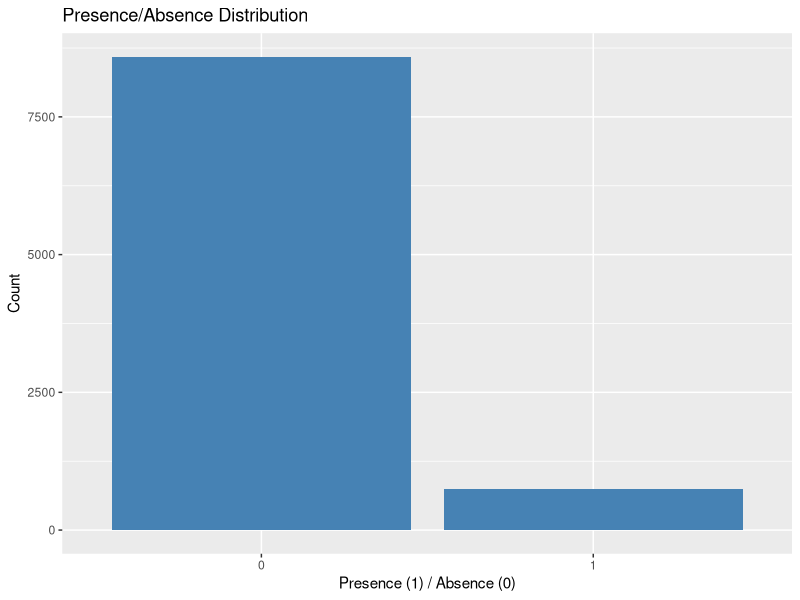
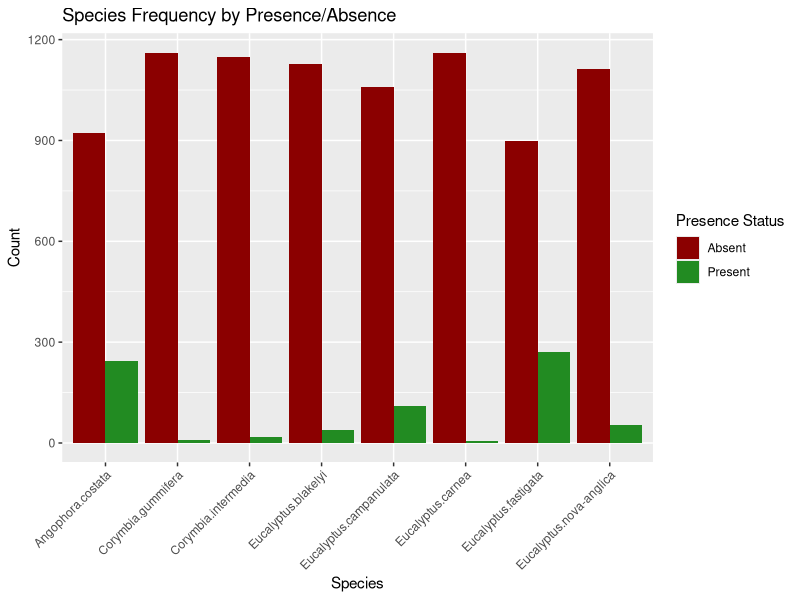
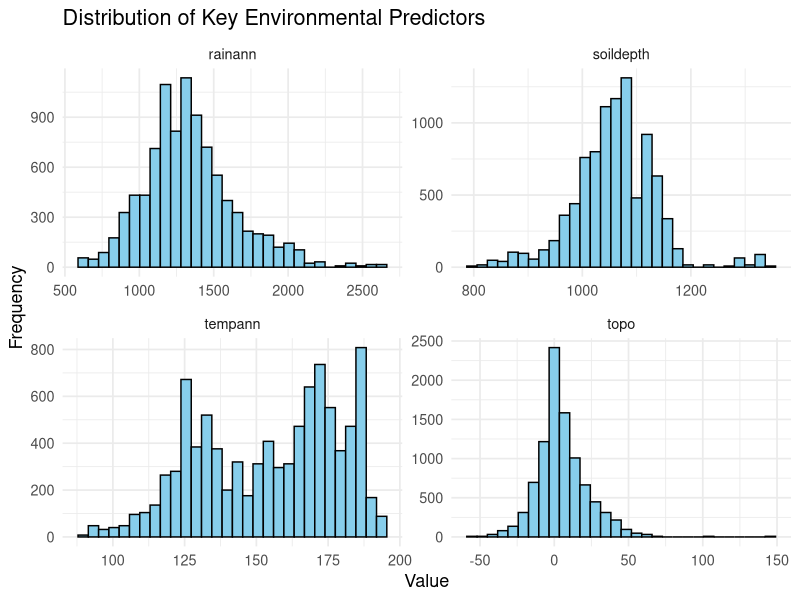
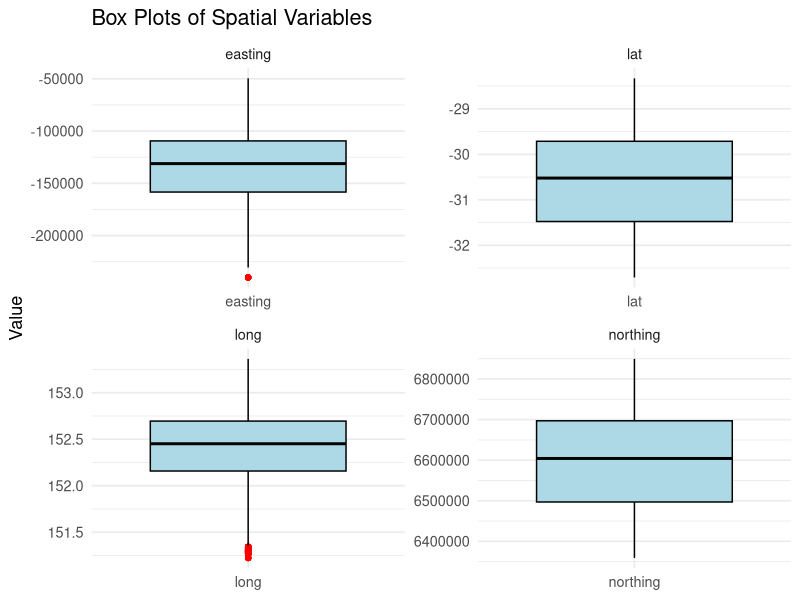
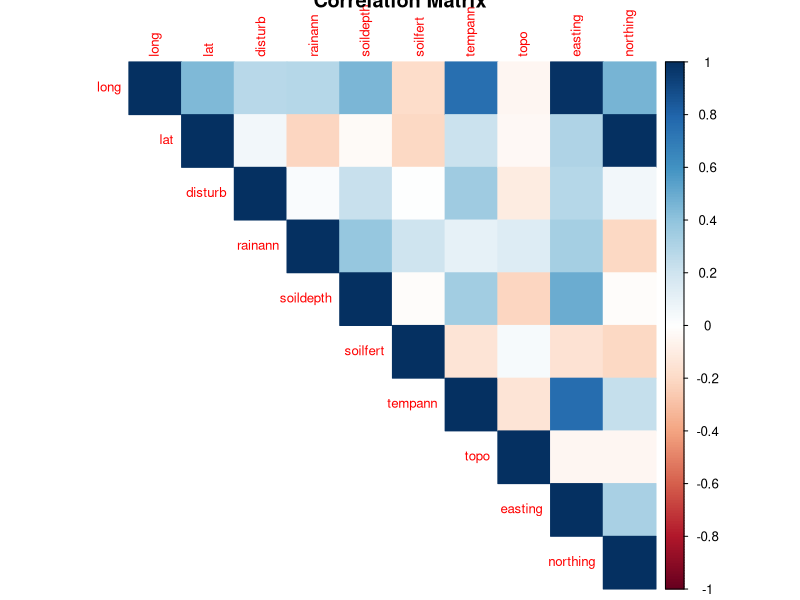
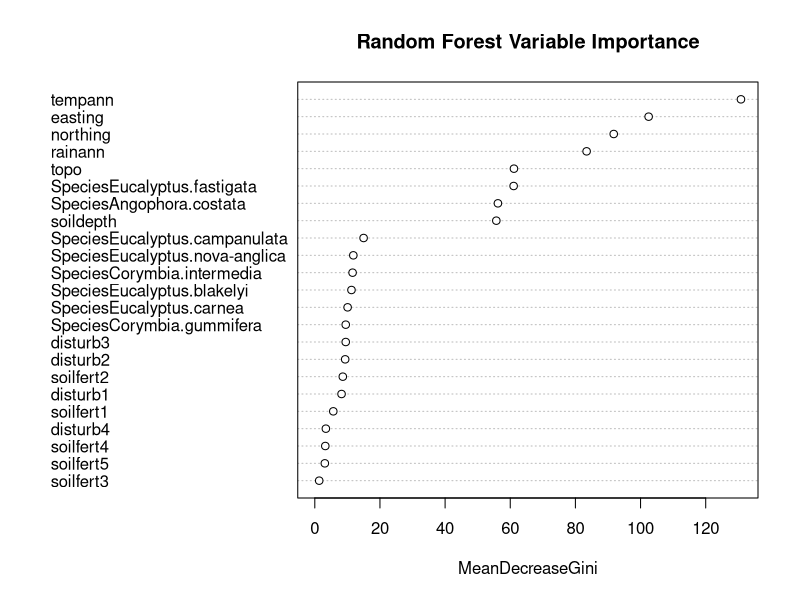
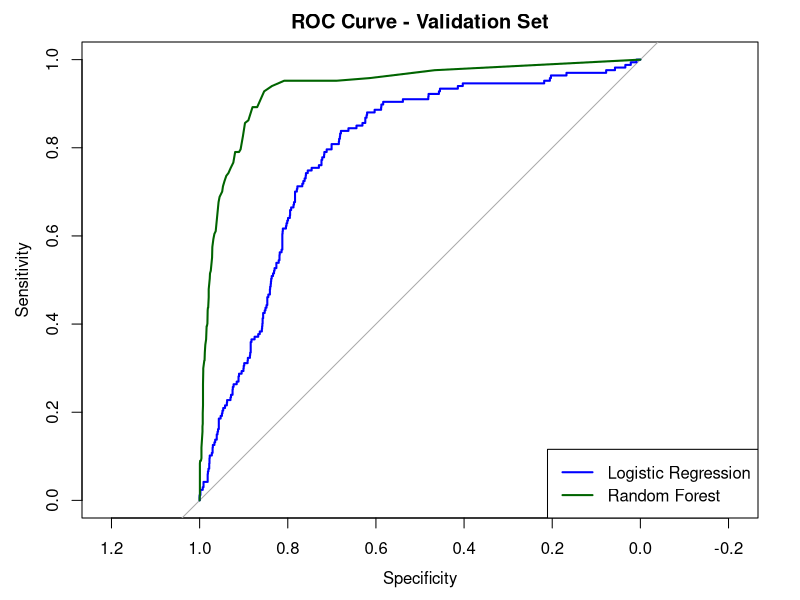

Recreate these plots in R, in order.
setwd("C:/Users/tangl/Desktop/250606_SDM")

# Load required libraries
library(tidyverse)
library(caret)
library(randomForest)
library(pROC)
library(Metrics)
library(corrplot)
library(reshape2)
library(dplyr)

# install.packages("corrplot")

# Step 1: Load data
train <- read.csv("train.csv")
test <- read.csv("test.csv")

# Step 2: Exploratory Data Analysis (EDA)
## general information
str(train)
str(test)

#Table 1 and 2
summary(train)
summary(test)
range(train$tempann)

# Table 3 - Frequency and Correlation of Species Co-occurrence Variables
# Count frequency of each species
species_freq <- train %>%
  group_by(Species) %>%
  summarise(
    Presence_Count = sum(pres.abs == 1),
    Total_Count = n(),
    Correlation_with_Target = round(cor(as.numeric(pres.abs), as.numeric(Species == unique(Species)[1])), 3) # temporary placeholder
  ) %>%
  ungroup()
# Update correlation values for each species
species_freq$Correlation_with_Target <- sapply(unique(train$Species), function(sp) {
  cor(as.numeric(train$Species == sp), train$pres.abs)
})
# Round correlation for display
species_freq$Correlation_with_Target <- round(species_freq$Correlation_with_Target, 3)
# Arrange by descending correlation
table3 <- species_freq %>%
  arrange(desc(Correlation_with_Target))
# View table
print(table3)


## Fig.1 Target distribution
ggplot(train, aes(x = factor(pres.abs))) +
  geom_bar(fill = "steelblue") +
  labs(title = "Presence/Absence Distribution", x = "Presence (1) / Absence (0)", y = "Count")

## Fig.2 Species distribution
# Convert pres.abs to factor for grouped fill
train1 <- train
train1$pres.abs <- factor(train$pres.abs, labels = c("Absent", "Present"))
ggplot(train1, aes(x = Species, fill = pres.abs)) +
  geom_bar(position = "dodge") +
  scale_fill_manual(values = c("darkred", "forestgreen")) +
  theme(axis.text.x = element_text(angle = 45, hjust = 1)) +
  labs(title = "Species Frequency by Presence/Absence",
       x = "Species", y = "Count", fill = "Presence Status")


# Fig.3 histogram 
# Select key environmental variables
env_vars <- train %>%
  dplyr::select(tempann, rainann, soildepth, topo)
str(env_vars)
# Convert to long format for facet plotting
env_long <- env_vars %>%
  pivot_longer(cols = everything(), names_to = "Variable", values_to = "Value")
str(env_long)
# Plot using density or histogram (use one or the other depending on clarity)
ggplot(env_long, aes(x = Value)) +
  geom_histogram(fill = "skyblue", color = "black", bins = 30) +
  facet_wrap(~Variable, scales = "free", ncol = 2) +
  theme_minimal(base_size = 13) +
  labs(title = "Distribution of Key Environmental Predictors",
       x = "Value", y = "Frequency")


# Fig 4. Box plot 
# Select spatial variables
spatial_vars <- train %>%
  dplyr::select(long, lat, easting, northing)
# Reshape to long format
spatial_long <- spatial_vars %>%
  pivot_longer(cols = everything(), names_to = "Variable", values_to = "Value")
# Create boxplots
# Faceted box plots
ggplot(spatial_long, aes(x = Variable, y = Value)) +
  geom_boxplot(fill = "lightblue", color = "black", outlier.color = "red") +
  facet_wrap(~Variable, scales = "free", ncol = 2) +
  theme_minimal(base_size = 13) +
  labs(title = "Box Plots of Spatial Variables",
       x = NULL, y = "Value")


# Fig 5. Correlation
## Correlation matrix (numeric features only)
num_vars <- train %>%
  dplyr::select(where(is.numeric)) %>%
  dplyr::select(-id, -plot, -pres.abs)  # exclude ID columns and target

corr_matrix <- cor(num_vars)
corrplot(corr_matrix, method = "color", type = "upper", tl.cex = 0.8, title = "Correlation Matrix")


# Step 3: Preprocessing
## One-hot encode Species
train$Species <- as.factor(train$Species)
test$Species <- as.factor(test$Species)

train$disturb <- as.factor(train$disturb)
test$disturb <- as.factor(test$disturb)

train$soilfert <- as.factor(train$soilfert)
test$soilfert <- as.factor(test$soilfert)

str(train)
str(test)

train <- cbind(train, model.matrix(~Species - 1, train))
test <- cbind(test, model.matrix(~Species - 1, test))

train <- cbind(train, model.matrix(~disturb - 1, train))
test <- cbind(test, model.matrix(~disturb - 1, test))

train <- cbind(train, model.matrix(~soilfert - 1, train))
test <- cbind(test, model.matrix(~soilfert - 1, test))

str(train)
str(test)

summary(train)
summary(test)

## Feature set
features <- c("rainann", "soildepth", "tempann", "topo", "easting", "northing", 
              grep("^Species", names(train), value = TRUE),
              grep("^disturb", names(train), value = TRUE),
              grep("^soilfert", names(train), value = TRUE))
features
features <-  features[-7]
features
features <-  features[-15]
features
features <-  features[-19]
features

## Align test features with train
missing_cols <- setdiff(features, names(test))
missing_cols
test[missing_cols] <- 0  # add missing dummies with 0

# Step 4: Train-test split
set.seed(42)
split <- createDataPartition(train$pres.abs, p = 0.8, list = FALSE)
train_train <- train[split, ]
train_val <- train[-split, ]

# Step 5: Modeling
## Logistic Regression
log_model <- glm(pres.abs ~ ., data = train_train[, c("pres.abs", features)], family = binomial)
summary(log_model)

#Logistic Regression Coefficients and Interpretation
# Display coefficients
summary(log_model)$coefficients
# p-present probabality, odds = p/(1-p), log(p/(1-p))
# Interpretation: The coefficient represents the log odds change of pres.abs = 1 (i.e., presence) 
## for a one-unit increase in the predictor, holding others constant.

#To convert log-odds to odds ratios:
exp(coef(log_model))  # Odds Ratios
## Example:   If tempann has a coefficient of 0.003:
###  Log-odds ??? by 0.003 per 1-unit increase in tempann
### Odds Ratio = exp(0.003) ???  1.003 ??? an 103% increase in odds of presence per 
### unit of temperature.
### odds ratio = p/(1-p) = 1.003

#prediction
log_probs <- predict(log_model, newdata = train_val[, features], type = "response")
log_loss_val <- logLoss(train_val$pres.abs, log_probs)


## Random Forest
# Use matrix interface to avoid formula parsing errors
rf_model <- randomForest(x = train_train[, features], 
                         y = as.factor(train_train$pres.abs), 
                         ntree = 100)
rf_model

# random Forest Variable Importance
# Get importance scores
importance_values <- importance(rf_model)
# Plot variable importance
varImpPlot(rf_model, main = "Random Forest Variable Importance")
## Interpretation:  Higher MeanDecreaseGini means the variable splits nodes better, 
### increasing model purity. 
## Important variables contribute more to reducing classification error.

# Predict on Validation Set 
rf_probs <- predict(rf_model, newdata = train_val[, features], type = "prob")[, 2]

# Clip probabilities
rf_probs_clipped <- pmin(pmax(rf_probs, 1e-15), 1 - 1e-15) # Clip probabilities to avoid log(0)
# Compute log-loss again
rf_log_loss <- logLoss(train_val$pres.abs, rf_probs_clipped)


# Step 6: Evaluate
#6.1 Log Loss
cat("Logistic Regression Log Loss:", round(log_loss_val, 4), "\n")
cat("Random Forest Log Loss:", round(rf_log_loss, 4), "\n")

# 6.2. Plot ROC Curves
library(pROC)

# ROC for Logistic Regression
roc_log <- roc(train_val$pres.abs, log_probs)
# ROC for Random Forest
roc_rf <- roc(train_val$pres.abs, rf_probs_clipped)

# Plot ROC
plot(roc_log, col = "blue", lwd = 2, main = "ROC Curve - Validation Set")
lines(roc_rf, col = "darkgreen", lwd = 2)
legend("bottomright", legend = c("Logistic Regression", "Random Forest"),
       col = c("blue", "darkgreen"), lwd = 2)

# Print AUC
cat("Logistic Regression AUC:", pROC::auc(roc_log), "\n")
cat("Random Forest AUC:", pROC::auc(roc_rf), "\n")

# 6.3. Precision, Recall, F1 Score
# Choose a threshold (e.g., 0.5 or best F1 threshold you found earlier):
library(caret)

# Choose threshold (use tuned one or default 0.5)
threshold <- 0.5

# Binarize predictions
log_pred_class <- ifelse(log_probs > threshold, 1, 0)
rf_pred_class <- ifelse(rf_probs_clipped > threshold, 1, 0)

# Confusion matrices
log_cm <- confusionMatrix(factor(log_pred_class), factor(train_val$pres.abs), positive = "1")
rf_cm <- confusionMatrix(factor(rf_pred_class), factor(train_val$pres.abs), positive = "1")

# Print results
print(log_cm)
print(rf_cm)


# Step 7: Predict on test set
final_probs <- predict(rf_model, newdata = test[, features], type = "prob")[, 2]
final_probs_clipped <- pmin(pmax(final_probs, 1e-15), 1 - 1e-15)
final_probs_clipped

# Choose threshold (use tuned one or default 0.5)
#threshold <- 0.5

# Binarize predictions
# rf_pred_rest_class <- ifelse(final_probs_clipped > threshold, 1, 0)
# rf_pred_rest_class

# Step 8: Create submission file
submission <- data.frame(id = test$id, pred = final_probs_clipped)
str(submission)
write.csv(submission, "submission.csv", row.names = FALSE)
